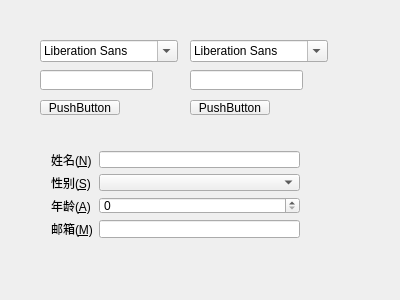
<?xml version="1.0" encoding="UTF-8"?>
<ui version="4.0">
 <class>Widget</class>
 <widget class="QWidget" name="Widget">
  <property name="geometry">
   <rect>
    <x>0</x>
    <y>0</y>
    <width>400</width>
    <height>300</height>
   </rect>
  </property>
  <property name="windowTitle">
   <string>Widget</string>
  </property>
  <widget class="QFontComboBox" name="fontComboBox_fir">
   <property name="geometry">
    <rect>
     <x>40</x>
     <y>40</y>
     <width>138</width>
     <height>22</height>
    </rect>
   </property>
  </widget>
  <widget class="QPushButton" name="pushButton_1">
   <property name="geometry">
    <rect>
     <x>40</x>
     <y>100</y>
     <width>80</width>
     <height>15</height>
    </rect>
   </property>
   <property name="text">
    <string>PushButton</string>
   </property>
  </widget>
  <widget class="QFontComboBox" name="fontComboBox_sec">
   <property name="geometry">
    <rect>
     <x>190</x>
     <y>40</y>
     <width>138</width>
     <height>22</height>
    </rect>
   </property>
  </widget>
  <widget class="QPushButton" name="pushButton_2">
   <property name="geometry">
    <rect>
     <x>190</x>
     <y>100</y>
     <width>80</width>
     <height>15</height>
    </rect>
   </property>
   <property name="text">
    <string>PushButton</string>
   </property>
  </widget>
  <widget class="QLineEdit" name="lineEdit_1">
   <property name="geometry">
    <rect>
     <x>40</x>
     <y>70</y>
     <width>113</width>
     <height>20</height>
    </rect>
   </property>
  </widget>
  <widget class="QLineEdit" name="lineEdit_2">
   <property name="geometry">
    <rect>
     <x>190</x>
     <y>70</y>
     <width>113</width>
     <height>20</height>
    </rect>
   </property>
  </widget>
  <widget class="QWidget" name="formLayoutWidget">
   <property name="geometry">
    <rect>
     <x>40</x>
     <y>140</y>
     <width>271</width>
     <height>109</height>
    </rect>
   </property>
   <layout class="QFormLayout" name="formLayout">
    <item row="0" column="0">
     <widget class="QLabel" name="nLabel">
      <property name="text">
       <string>姓名(&amp;N)</string>
      </property>
      <property name="buddy">
       <cstring>nLineEdit</cstring>
      </property>
     </widget>
    </item>
    <item row="0" column="1">
     <widget class="QLineEdit" name="nLineEdit"/>
    </item>
    <item row="1" column="0">
     <widget class="QLabel" name="sLabel_2">
      <property name="text">
       <string>性别(&amp;S)</string>
      </property>
      <property name="buddy">
       <cstring>sComboBox</cstring>
      </property>
     </widget>
    </item>
    <item row="1" column="1">
     <widget class="QComboBox" name="sComboBox"/>
    </item>
    <item row="2" column="0">
     <widget class="QLabel" name="aLabel">
      <property name="text">
       <string>年龄(&amp;A)</string>
      </property>
      <property name="buddy">
       <cstring>aSpinBox</cstring>
      </property>
     </widget>
    </item>
    <item row="2" column="1">
     <widget class="QSpinBox" name="aSpinBox"/>
    </item>
    <item row="3" column="0">
     <widget class="QLabel" name="mLabel">
      <property name="text">
       <string>邮箱(&amp;M)</string>
      </property>
      <property name="buddy">
       <cstring>mLineEdit</cstring>
      </property>
     </widget>
    </item>
    <item row="3" column="1">
     <widget class="QLineEdit" name="mLineEdit"/>
    </item>
   </layout>
  </widget>
 </widget>
 <layoutdefault spacing="6" margin="11"/>
 <resources/>
 <connections/>
</ui>
